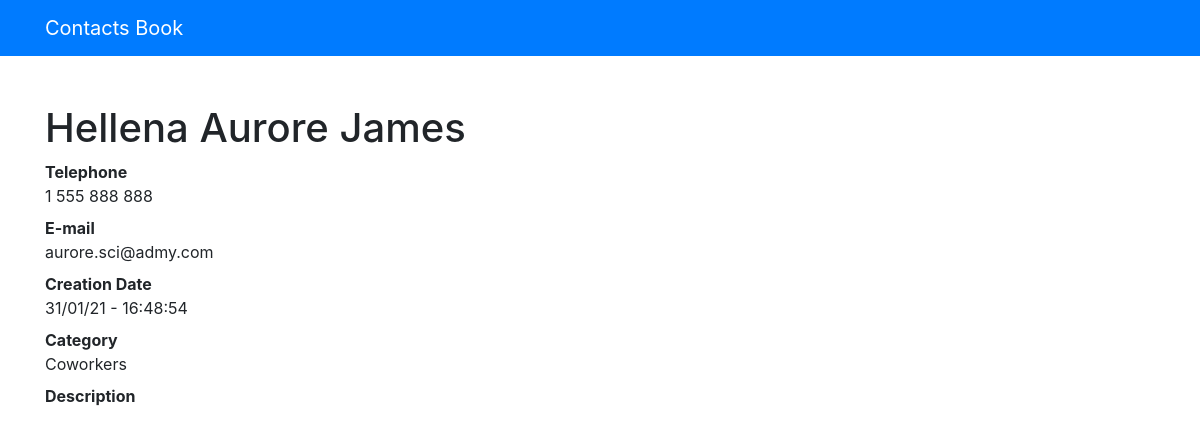
The app's page /16, older data.
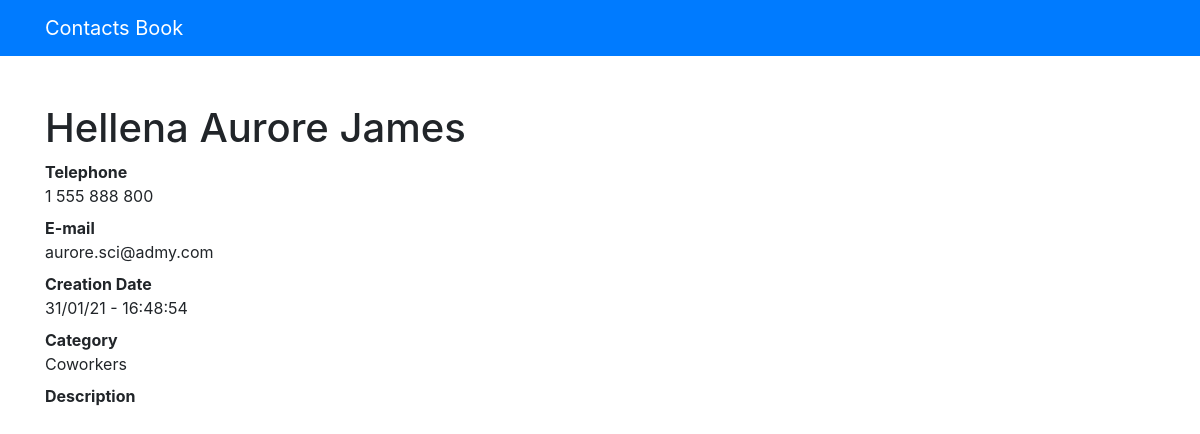
The same page, newer data.
### contacts/models.py (models this page shows, shortened)
class Contact(models.Model):
    first_name = models.CharField(max_length=254, null=False, blank=False)
    last_name = models.CharField(max_length=254, null=False, blank=False)
    telephone = models.CharField(max_length=20, null=False, blank=False)
    email = models.EmailField(max_length=254, blank=True)
    creation_date = models.DateTimeField(default=timezone.now)
    description = models.TextField(blank=True)
    category = models.ForeignKey(Category, on_delete=models.DO_NOTHING)
    show = models.BooleanField(default=True)

class Category(models.Model):
    name = models.CharField(max_length=154, blank=True)
    def __str__(self):
        return self.name

### contacts/views.py (the view)
# urls.py: path('<int:contact_id>', views.show_contact, name='show_contact'),
def show_contact(request, contact_id):
    contact = get_object_or_404(Contact, id=contact_id)
    if not contact.show:
        raise Http404
    return render(request, 'contacts/show_contact.html', {
        'contact': contact
    })

### contacts/templates/contacts/show_contact.html (shortened to what this page needs)
{% extends 'base.html' %}
{% block content %}
    <h1 class="mt-5">{{ contact.first_name }} {{ contact.last_name }}</h1>
    <dl>
        <dt>Telephone</dt>
        <dd>{{ contact.telephone }}</dd>
        <dt>E-mail</dt>
        <dd>{{ contact.email }}</dd>
        <dt>Creation Date</dt>
        <dd>{{ contact.creation_date|date:'d/m/y - H:i:s' }}</dd>
        <dt>Category</dt>
        <dd>{{ contact.category }}</dd>
        <dt>Description</dt>
    </dl>
{% endblock %}

Row changes from the older to the newer data that the page shows:
changed Contact "Hellena Aurore": telephone "1 555 888 888" → "1 555 888 800"
